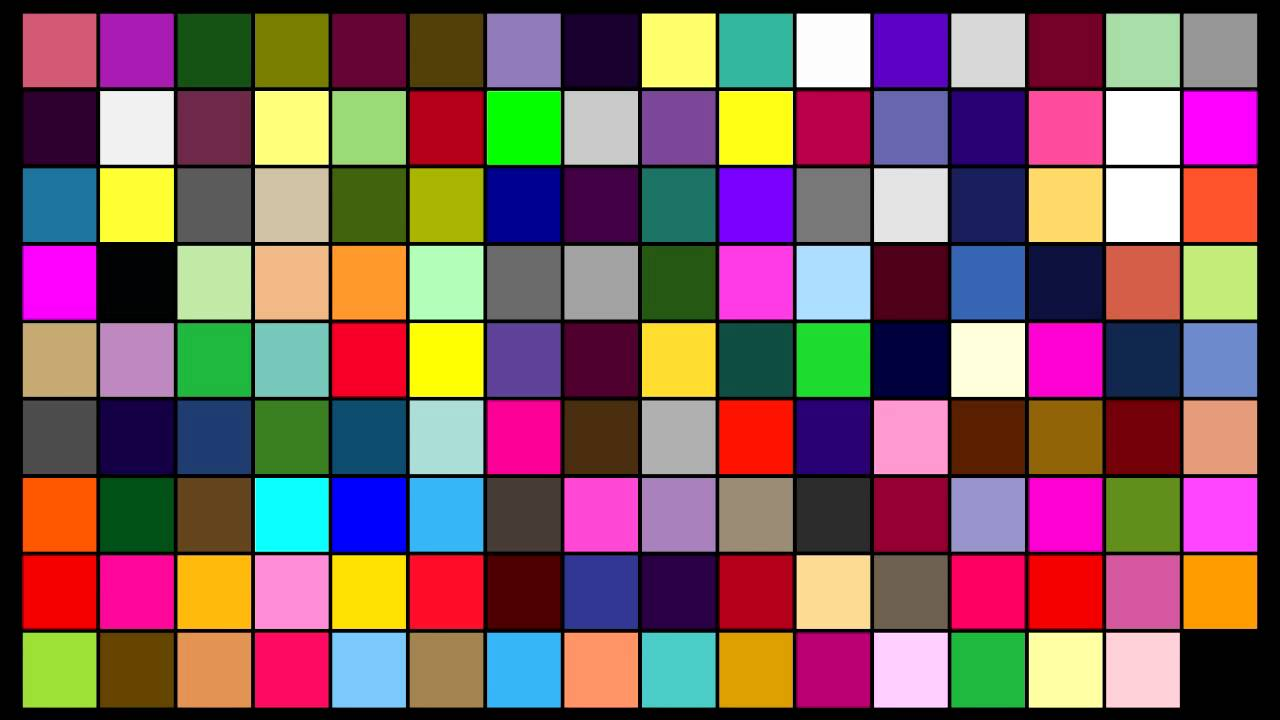
#> input picture image.jpg, 1280 x 720 px
$ python ImageColorChannel.py
#> lines starting #> are read from the running program, lines starting #| are printed output that depends on the picture
import numpy as np
import cv2
from matplotlib import pyplot as plt
from matplotlib import image as mpimg

img = cv2.imread('image.jpg')
#> img is the input picture: shape (720, 1280, 3); mean B, G, R 96.9, 94.2, 126.8
img_org = cv2.imread('image.jpg')

#img[125:500,150:1000,0] = 0
img[:,:,0] = 0
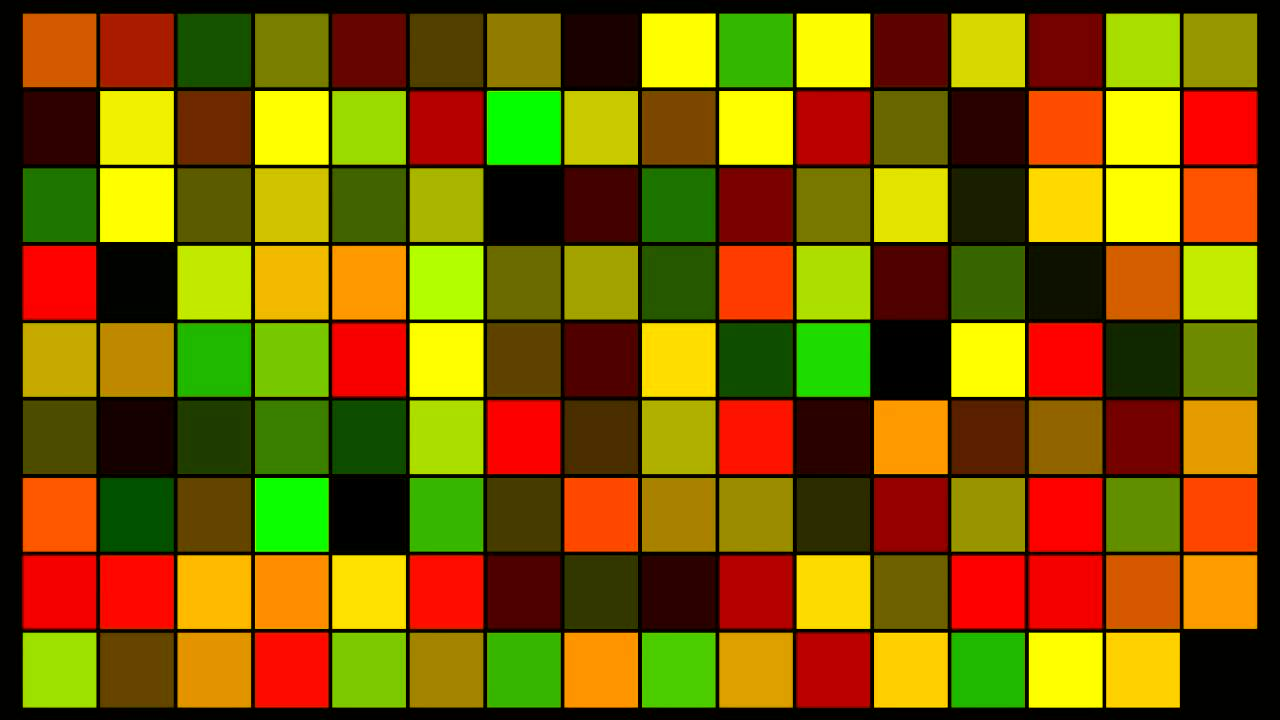
#> img: shape (720, 1280, 3); mean B, G, R 0, 94.2, 126.8
img[:,:,1] = 0
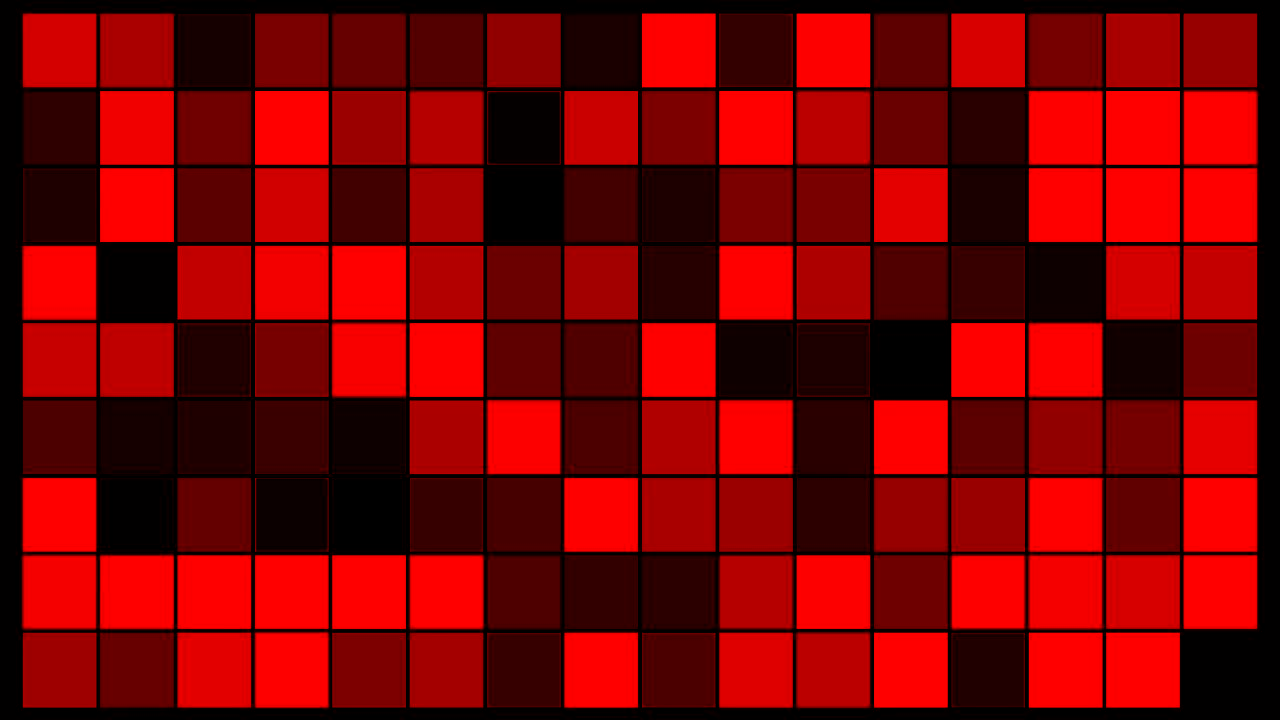
#> img: shape (720, 1280, 3); mean B, G, R 0, 0, 126.8

plt.imshow(img)
plt.draw()

plt.figure()
plt.imshow(img_org)
plt.show()

cv2.waitKey(0)
cv2.destroyAllWindows()
